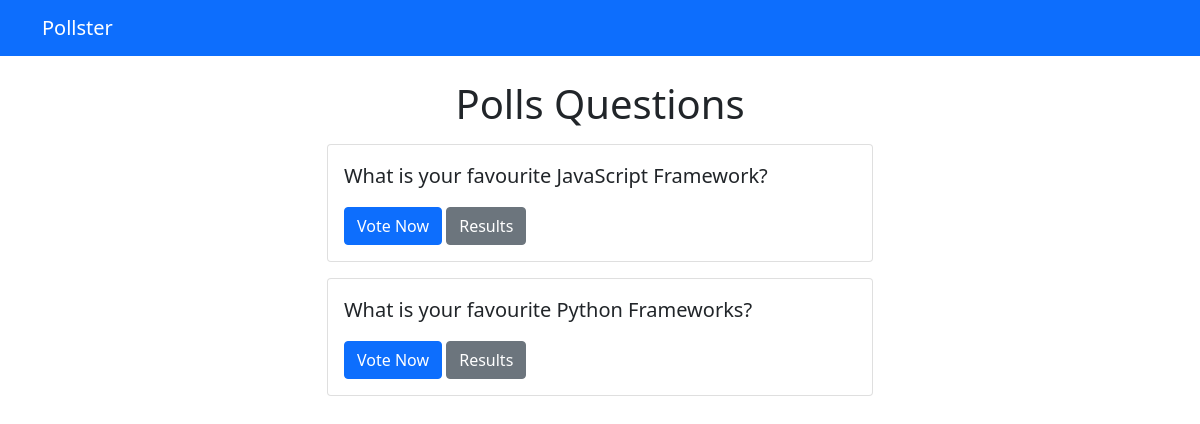
Screenshot of /polls/ with the database file from the repository.
### polls/models.py (models this page shows, shortened)
class Questions(models.Model):
    questions_text = models.CharField(max_length=200)
    pub_date = models.DateTimeField('Date Published')

### polls/views.py (the view)
# urls.py: path('', views.index, name='index'),
def index(request):
    latest_question_list = Questions.objects.order_by('-pub_date')[:5]
    context = {'latest_question_list': latest_question_list}
    return render(request, 'polls/index.html', context)

### templates/polls/index.html
{% extends 'base.html' %}
{% block content %}
    <h1 class="text-center mb-3">Polls Questions</h1>
    {% if latest_question_list%}
        {% for question in latest_question_list %}
            <div class="div card mb-3">
            <div class="div card-body">
                <p class="lead">{{question.questions_text}}</p>
                <a href="{% url 'polls:detail' question.id %}" class="btn btn-primary">Vote Now</a>
                <a href="{% url 'polls:results' question.id %}" class="btn btn-secondary">Results</a>
            </div>
            </div>
        {% endfor %}
    {% else %}
      <p>No polls available</p>
    {% endif %}
{% endblock %}

### rows the page displays
Questions: questions_text "What is your favourite JavaScript Framework?"
Questions: questions_text "What is your favourite Python Frameworks?"
